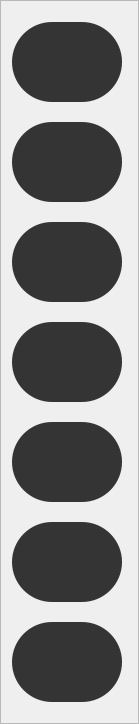
        <widget class="QFrame" name="frame_2">
         <property name="minimumSize">
          <size>
           <width>0</width>
           <height>0</height>
          </size>
         </property>
         <property name="maximumSize">
          <size>
           <width>0</width>
           <height>16777215</height>
          </size>
         </property>
         <property name="frameShape">
          <enum>QFrame::StyledPanel</enum>
         </property>
         <property name="frameShadow">
          <enum>QFrame::Raised</enum>
         </property>
         <layout class="QGridLayout" name="gridLayout_7">
          <property name="horizontalSpacing">
           <number>5</number>
          </property>
          <property name="verticalSpacing">
           <number>0</number>
          </property>
          <item row="3" column="1" colspan="2">
           <widget class="QPushButton" name="pushButton_19">
            <property name="minimumSize">
             <size>
              <width>110</width>
              <height>100</height>
             </size>
            </property>
            <property name="maximumSize">
             <size>
              <width>110</width>
              <height>120</height>
             </size>
            </property>
            <property name="styleSheet">
             <string notr="true">QPushButton{
	background-color: #343434;
	font: 87 14pt &quot;Bahnschrift SemiBold&quot;;
	color: whitesmoke;
	border-radius:40px;
	border: .5px solid #e6b31e;
	margin: 10 px;
	right-margin: 10px;
}

QPushButton:hover{
	background-color: #e6b31e;
	font: 87 14pt &quot;Bahnschrift SemiBold&quot;;
	color: whitesmoke;
	border-radius:40px;
	border: 1.5px solid #343434;
	margin: 10 px;
	right-margin: 10px;
}</string>
            </property>
            <property name="text">
             <string/>
            </property>
            <property name="icon">
             <iconset resource="Images/images.qrc">
              <normaloff>:/MenuCliente/MenuCliente (2).png</normaloff>:/MenuCliente/MenuCliente (2).png</iconset>
            </property>
            <property name="iconSize">
             <size>
              <width>60</width>
              <height>60</height>
             </size>
            </property>
           </widget>
          </item>
          <item row="2" column="1">
           <widget class="QPushButton" name="pushButton_22">
            <property name="minimumSize">
             <size>
              <width>110</width>
              <height>100</height>
             </size>
            </property>
            <property name="maximumSize">
             <size>
              <width>110</width>
              <height>120</height>
             </size>
            </property>
            <property name="styleSheet">
             <string notr="true">QPushButton{
	background-color: #343434;
	font: 87 14pt &quot;Bahnschrift SemiBold&quot;;
	color: whitesmoke;
	border-radius:40px;
	border: .5px solid #e6b31e;
	margin: 10 px;
	right-margin: 10px;
}

QPushButton:hover{
	background-color: #e6b31e;
	font: 87 14pt &quot;Bahnschrift SemiBold&quot;;
	color: whitesmoke;
	border-radius:40px;
	border: 1.5px solid #343434;
	margin: 10 px;
	right-margin: 10px;
}</string>
            </property>
            <property name="text">
             <string/>
            </property>
            <property name="icon">
             <iconset resource="Images/images.qrc">
              <normaloff>:/MenuCliente/MenuCliente (1).png</normaloff>:/MenuCliente/MenuCliente (1).png</iconset>
            </property>
            <property name="iconSize">
             <size>
              <width>50</width>
              <height>50</height>
             </size>
            </property>
           </widget>
          </item>
          <item row="4" column="1" colspan="2">
           <widget class="QPushButton" name="pushButton_20">
            <property name="minimumSize">
             <size>
              <width>110</width>
              <height>100</height>
             </size>
            </property>
            <property name="maximumSize">
             <size>
              <width>110</width>
              <height>120</height>
             </size>
            </property>
            <property name="styleSheet">
             <string notr="true">QPushButton{
	background-color: #343434;
	font: 87 14pt &quot;Bahnschrift SemiBold&quot;;
	color: whitesmoke;
	border-radius:40px;
	border: .5px solid #e6b31e;
	margin: 10 px;
	right-margin: 10px;
}

QPushButton:hover{
	background-color: #e6b31e;
	font: 87 14pt &quot;Bahnschrift SemiBold&quot;;
	color: whitesmoke;
	border-radius:40px;
	border: 1.5px solid #343434;
	margin: 10 px;
	right-margin: 10px;
}</string>
            </property>
            <property name="text">
             <string/>
            </property>
            <property name="icon">
             <iconset resource="Images/images.qrc">
              <normaloff>:/MenuCliente/MenuCliente (4).png</normaloff>:/MenuCliente/MenuCliente (4).png</iconset>
            </property>
            <property name="iconSize">
             <size>
              <width>50</width>
              <height>50</height>
             </size>
            </property>
           </widget>
          </item>
          <item row="6" column="1" colspan="2">
           <widget class="QPushButton" name="pushButton_21">
            <property name="minimumSize">
             <size>
              <width>110</width>
              <height>100</height>
             </size>
            </property>
            <property name="maximumSize">
             <size>
              <width>110</width>
              <height>120</height>
             </size>
            </property>
            <property name="styleSheet">
             <string notr="true">QPushButton{
	background-color: #343434;
	font: 87 14pt &quot;Bahnschrift SemiBold&quot;;
	color: whitesmoke;
	border-radius:40px;
	border: .5px solid #e6b31e;
	margin: 10 px;
	right-margin: 10px;
}

QPushButton:hover{
	background-color: #e6b31e;
	font: 87 14pt &quot;Bahnschrift SemiBold&quot;;
	color: whitesmoke;
	border-radius:40px;
	border: 1.5px solid #343434;
	margin: 10 px;
	right-margin: 10px;
}</string>
            </property>
            <property name="text">
             <string/>
            </property>
            <property name="icon">
             <iconset resource="Images/images.qrc">
              <normaloff>:/MenuCliente/MenuCliente (3).png</normaloff>:/MenuCliente/MenuCliente (3).png</iconset>
            </property>
            <property name="iconSize">
             <size>
              <width>50</width>
              <height>50</height>
             </size>
            </property>
           </widget>
          </item>
          <item row="7" column="1">
           <widget class="QPushButton" name="pushButton_26">
            <property name="minimumSize">
             <size>
              <width>110</width>
              <height>100</height>
             </size>
            </property>
            <property name="maximumSize">
             <size>
              <width>110</width>
              <height>120</height>
             </size>
            </property>
            <property name="styleSheet">
             <string notr="true">QPushButton{
	background-color: #343434;
	font: 87 14pt &quot;Bahnschrift SemiBold&quot;;
	color: whitesmoke;
	border-radius:40px;
	border: .5px solid #e6b31e;
	margin: 10 px;
	right-margin: 10px;
}

QPushButton:hover{
	background-color: #e6b31e;
	font: 87 14pt &quot;Bahnschrift SemiBold&quot;;
	color: whitesmoke;
	border-radius:40px;
	border: 1.5px solid #343434;
	margin: 10 px;
	right-margin: 10px;
}</string>
            </property>
            <property name="text">
             <string/>
            </property>
            <property name="icon">
             <iconset resource="Images/images.qrc">
              <normaloff>:/menu/logouthover.png</normaloff>:/menu/logouthover.png</iconset>
            </property>
            <property name="iconSize">
             <size>
              <width>50</width>
              <height>50</height>
             </size>
            </property>
           </widget>
          </item>
          <item row="5" column="1">
           <widget class="QPushButton" name="pushButton_25">
            <property name="minimumSize">
             <size>
              <width>110</width>
              <height>100</height>
             </size>
            </property>
            <property name="maximumSize">
             <size>
              <width>110</width>
              <height>120</height>
             </size>
            </property>
            <property name="styleSheet">
             <string notr="true">QPushButton{
	background-color: #343434;
	font: 87 14pt &quot;Bahnschrift SemiBold&quot;;
	color: whitesmoke;
	border-radius:40px;
	border: .5px solid #e6b31e;
	margin: 10 px;
	right-margin: 10px;
}

QPushButton:hover{
	background-color: #e6b31e;
	font: 87 14pt &quot;Bahnschrift SemiBold&quot;;
	color: whitesmoke;
	border-radius:40px;
	border: 1.5px solid #343434;
	margin: 10 px;
	right-margin: 10px;
}</string>
            </property>
            <property name="text">
             <string/>
            </property>
            <property name="icon">
             <iconset resource="Images/images.qrc">
              <normaloff>:/MenuCliente/ActualizarInfo.png</normaloff>:/MenuCliente/ActualizarInfo.png</iconset>
            </property>
            <property name="iconSize">
             <size>
              <width>50</width>
              <height>50</height>
             </size>
            </property>
           </widget>
          </item>
          <item row="1" column="1">
           <widget class="QPushButton" name="pushButton_18">
            <property name="minimumSize">
             <size>
              <width>110</width>
              <height>100</height>
             </size>
            </property>
            <property name="maximumSize">
             <size>
              <width>110</width>
              <height>120</height>
             </size>
            </property>
            <property name="styleSheet">
             <string notr="true">QPushButton{
	background-color: #343434;
	font: 87 14pt &quot;Bahnschrift SemiBold&quot;;
	color: whitesmoke;
	border-radius:40px;
	border: .5px solid #e6b31e;
	margin: 10 px;
	right-margin: 10px;
}

QPushButton:hover{
	background-color: #e6b31e;
	font: 87 14pt &quot;Bahnschrift SemiBold&quot;;
	color: whitesmoke;
	border-radius:40px;
	border: 1.5px solid #343434;
	margin: 10 px;
	right-margin: 10px;
}</string>
            </property>
            <property name="text">
             <string/>
            </property>
            <property name="icon">
             <iconset resource="Images/images.qrc">
              <normaloff>:/menu/home.png</normaloff>:/menu/home.png</iconset>
            </property>
            <property name="iconSize">
             <size>
              <width>50</width>
              <height>50</height>
             </size>
            </property>
           </widget>
          </item>
         </layout>
        </widget>
